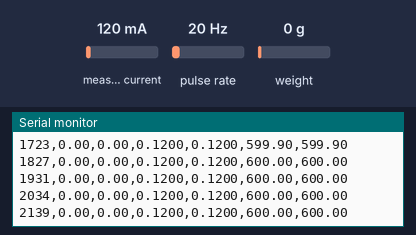
A sketch run on a simulated Arduino Uno, built with avr-gcc and run on an emulated ATmega328P. Shown: the last lines printed to the serial monitor. Wiring (inferred from the names in the program): pulse sensor: data pin 3. The test bench sets the inputs (shaded band); at power-on: measured current 120 mA, pulse rate 20 Hz, weight on the scale 0 g.

Above: at 2.2 s.
2.3 s: measured current set to 40 mA
At 2.35 s:
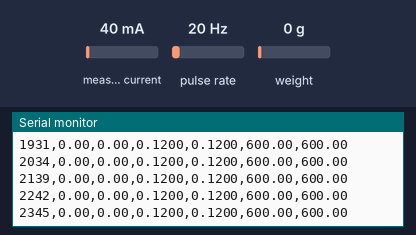
3.8 s: pulse rate (sensor on pin 3) set to 4 Hz
At 3.8 s:
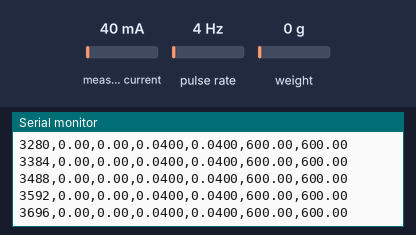
5.3 s: weight on the scale set to 100 g
At 5.36 s:
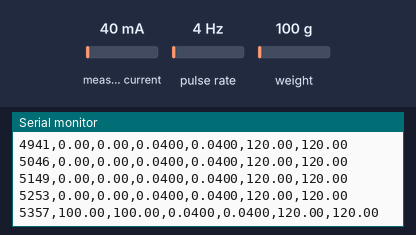
6.8 s: measured current set to 500 mA
At 6.82 s:
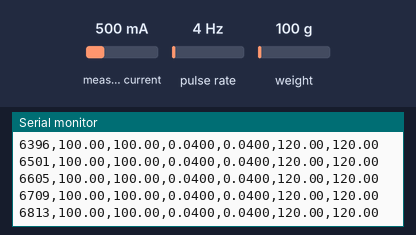
8.3 s: pulse rate (sensor on pin 3) set to 50 Hz
At 8.38 s:
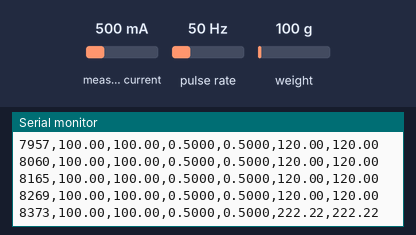
9.8 s: weight on the scale set to 1250 g
At 9.83 s:
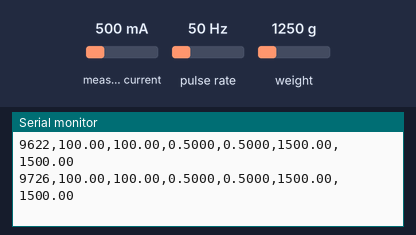
Timing chart, 0 to 12.3 s (numbered marks = the images above; inputs shaded):
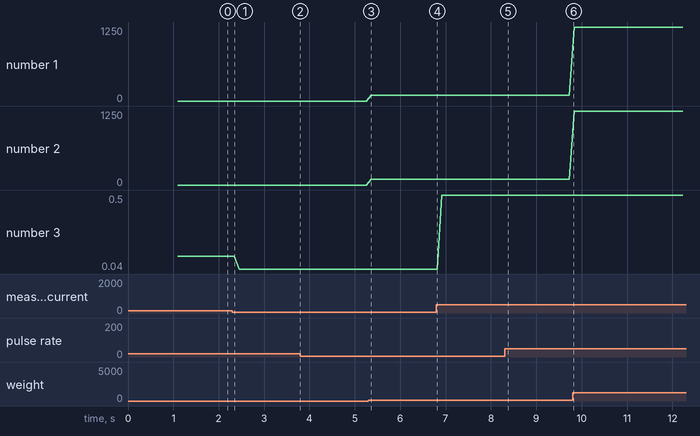

Measured:
- after the input at 5.3 s, the serial monitor: prints a new line after 0.06 s (image 3)
- after the input at 8.3 s, the serial monitor: prints a new line after 0.07 s (image 5)
- plotted number 1: 0 → 100 after the input at 5.3 s, 100 → 1250 after the input at 9.8 s
- plotted number 2: 0 → 100 after the input at 5.3 s, 100 → 1250 after the input at 9.8 s
- plotted number 3: 0.12 → 0.04 after the input at 2.3 s, 0.04 → 0.5 after the input at 6.8 s

The sketch:

Arduino_Sensors.ino
```cpp
// Author: Guy Hasewinkel
// System: Propulsion rig
// Program: Propulsion rig sensor script

// Imported libraries
#include "HX711.h"
#include "ACS712.h"

// Pin configuration used for the sensor arduino
const int HX711_data = 7;
const int HX711_clock = 6;
const int IRSensor = 3;
const int Current = A0;

// Instances created from the imported libraries
ACS712 ACS1(Current, 5.0, 1023, 40);
HX711 scale;

// Variables
float voltage;
float load;
unsigned long currentTime;
volatile unsigned int rotations = 0;
volatile float RPM = 0;
volatile float rpm = 0;
unsigned long debounceTime = 0;
volatile unsigned long lastInterruptTime = 0;
unsigned long debounce;
unsigned long old_debounce = 0;
float cur;
unsigned long timeDifference;

// Set-up
void setup() {
  // Open serial monitor to write measurands to
  Serial.begin(2000000); // Maximum baud rate

  // Initialise load cell and HX711
  scale.begin(HX711_data, HX711_clock);
  // Set scale
  scale.set_scale(430);
  // Tare the load cell and HX711 to zero
  scale.tare();

  // Initialise IR sensor interrupt
  pinMode(digitalPinToInterrupt(IRSensor), INPUT);
  // Interrupt service routine to calculate RPM is called rpm_calculator
  attachInterrupt(digitalPinToInterrupt(IRSensor), rpm_calculator, FALLING);

  // Initialise ACS sensor
  ACS1.autoMidPoint();
}

// Main loop function
void loop() {
  // Read current value
  cur = ACS1.mA_DC()/1000;
  load = scale.get_units(1);
  // Printing to the serial monitor - timestamp, load, load, current, current, RPM, RPM, voltage.
  Serial.print(millis()); // ms time value
  Serial.print(",");
  Serial.print(load); // Load cell value in g
  Serial.print(",");
  Serial.print(load); // Load cell value in g
  Serial.print(",");
  Serial.print(cur, 4); // Current value in A
  Serial.print(",");
  Serial.print(cur,4); // Current value in A
  Serial.print(",");
  Serial.print(RPM); // RPM
  Serial.print(",");
  Serial.print(RPM); // RPM value
  Serial.println();
}

// Interrupt service routine
void rpm_calculator(){
  debounce = 0.1*(60/RPM)*1000000.0/2;
  currentTime = micros();
  if (currentTime - lastInterruptTime > debounce) {
    timeDifference = currentTime - lastInterruptTime;
    lastInterruptTime = currentTime;
    RPM = (1/(timeDifference/60000000.0f))/2;
    rotations++;
  }

}
```
